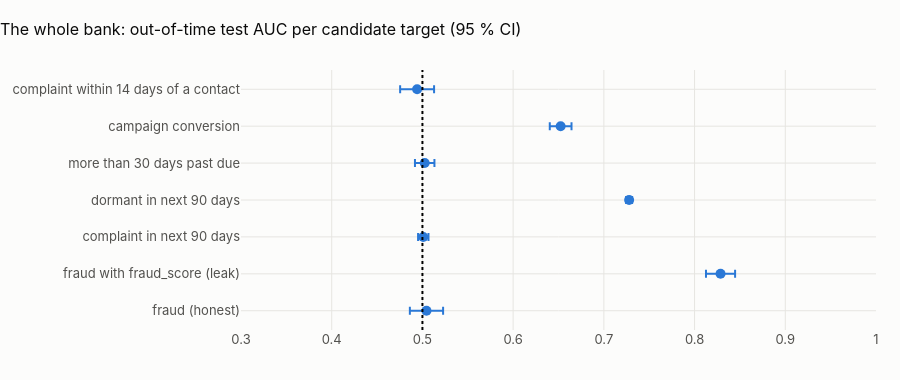

Source (notebook cell):
### Markdown cell above
## 6 · The learnability map of All countries

### Code cell
res = pd.DataFrame(results)
res.insert(0, "country", COUNTRY)
res.insert(1, "dataset", DATASET)
cols = [
    "country",
    "dataset",
    "name",
    "train_rows",
    "test_rows",
    "test_positives",
    "base_rate",
    "auc",
    "auc_lo",
    "auc_hi",
    "ap",
    "ap_lo",
    "ap_hi",
    "ap_lift",
    "best_single_feature",
    "best_single_auc",
    "verdict",
    "split_at",
    "dropped_empty_features",
]
res[cols].to_csv(OUT / f"{PREFIX}_{COUNTRY.lower()}_learnability.csv", index=False)
show(res[cols].round(4), paging=False)
fig = go.Figure()
ok = res[np.isfinite(res.auc)]
fig.add_trace(
    go.Scatter(
        x=ok.auc,
        y=ok.name,
        mode="markers",
        error_x=dict(
            type="data", symmetric=False, array=ok.auc_hi - ok.auc, arrayminus=ok.auc - ok.auc_lo
        ),
        marker=dict(size=10),
    )
)
fig.add_vline(x=0.5, line_dash="dot")
fig.update_layout(
    title=f"{CTRY.title}: out-of-time test AUC per candidate target (95 % CI)",
    height=380,
    yaxis_title=None,
    xaxis_range=[0.3, 1.0],
)
fig.show()

### Figure 1 — Plotly figure (JSON) as saved in the notebook; plotly's stock layout.template omitted (floating-point values rounded to 4 significant figures)
{"data": [{"error_x": {"array": [0.01832, 0.01605, 0.005734, 0.003331, 0.01073, 0.01198, 0.0187], "arrayminus": [0.01832, 0.01605, 0.005734, 0.003331, 0.01073, 0.01198, 0.0187], "symmetric": false, "type": "data"}, "marker": {"size": 10}, "mode": "markers", "type": "scatter", "x": [0.5045, 0.8286, 0.5009, 0.7278, 0.5025, 0.6524, 0.4941], "y": ["fraud (honest)", "fraud with fraud_score (leak)", "complaint in next 90 days", "dormant in next 90 days", "more than 30 days past due", "campaign conversion", "complaint within 14 days of a contact"]}], "layout": {"height": 380, "shapes": [{"line": {"dash": "dot"}, "type": "line", "x0": 0.5, "x1": 0.5, "xref": "x", "y0": 0, "y1": 1, "yref": "y domain"}], "title": {"text": "The whole bank: out-of-time test AUC per candidate target (95 % CI)"}, "xaxis": {"range": [0.3, 1.0]}, "yaxis": {"title": {}}}}
